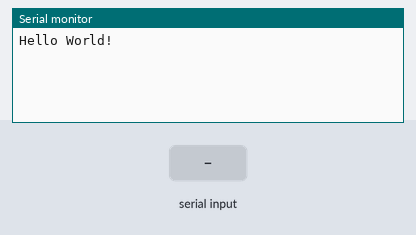
The sketch below on a simulated Arduino Uno, built with avr-gcc and run on an emulated ATmega328P. On the bench: the last lines printed to the serial monitor. The inputs (shaded band) are chosen by the test bench.

Above: at 1.2 s.
1.3 s: "1" received over the second serial link
At 2.0 s:
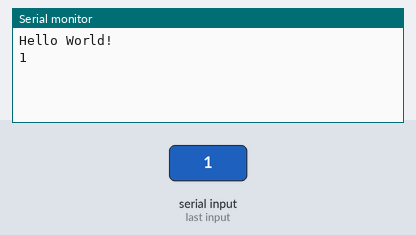
2.8 s: "0" received over the second serial link
At 3.1 s:
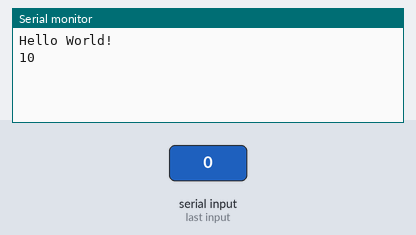

Measured:
- after the input at 1.3 s, the serial monitor: prints a new line at once (image 1)
- after the input at 2.8 s, the serial monitor: prints a new line at once (image 2)

The sketch:

receiver.ino
```cpp
#include <SoftwareSerial.h>

SoftwareSerial mySerial(4, 5); //블루투스의 Tx, Rx핀을 2번 3번핀으로 설정

void setup() {
  // 시리얼 통신의 속도를 9600으로 설정
  Serial.begin(9600);
  while (!Serial) {
    ; //시리얼통신이 연결되지 않았다면 코드 실행을 멈추고 무한 반복
  }


  Serial.println("Hello World!");

  //블루투스와 아두이노의 통신속도를 9600으로 설정
  mySerial.begin(9600);
}

void loop() { //코드를 무한반복합니다.
  if (mySerial.available()) { //블루투스에서 넘어온 데이터가 있다면
    Serial.write(mySerial.read()); //시리얼모니터에 데이터를 출력
  }
  if (Serial.available()) {    //시리얼모니터에 입력된 데이터가 있다면
    mySerial.write(Serial.read());  //블루투스를 통해 입력된 데이터 전달
  }
}
```
